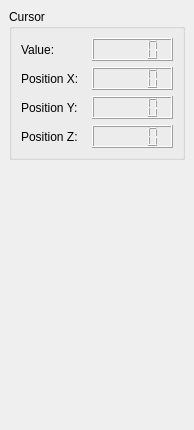
  <widget class="QDockWidget" name="dockWidget_Information" >
   <property name="geometry" >
    <rect>
     <x>1009</x>
     <y>528</y>
     <width>194</width>
     <height>430</height>
    </rect>
   </property>
   <property name="minimumSize" >
    <size>
     <width>0</width>
     <height>0</height>
    </size>
   </property>
   <property name="windowTitle" >
    <string>Information</string>
   </property>
   <attribute name="dockWidgetArea" >
    <number>2</number>
   </attribute>
   <widget class="QWidget" name="dockWidgetContents_8" >
    <property name="geometry" >
     <rect>
      <x>0</x>
      <y>22</y>
      <width>194</width>
      <height>408</height>
     </rect>
    </property>
    <layout class="QVBoxLayout" name="verticalLayout_2" >
     <property name="spacing" >
      <number>6</number>
     </property>
     <property name="margin" >
      <number>9</number>
     </property>
     <item>
      <widget class="QGroupBox" name="groupBox_3" >
       <property name="minimumSize" >
        <size>
         <width>0</width>
         <height>0</height>
        </size>
       </property>
       <property name="sizeIncrement" >
        <size>
         <width>0</width>
         <height>0</height>
        </size>
       </property>
       <property name="font" >
        <font>
         <stylestrategy>PreferDefault</stylestrategy>
         <kerning>true</kerning>
        </font>
       </property>
       <property name="autoFillBackground" >
        <bool>false</bool>
       </property>
       <property name="title" >
        <string>Cursor</string>
       </property>
       <property name="flat" >
        <bool>false</bool>
       </property>
       <property name="checkable" >
        <bool>false</bool>
       </property>
       <property name="checked" >
        <bool>false</bool>
       </property>
       <layout class="QGridLayout" name="gridLayout" >
        <property name="margin" >
         <number>9</number>
        </property>
        <property name="spacing" >
         <number>6</number>
        </property>
        <item row="0" column="0" >
         <widget class="QLabel" name="label_3" >
          <property name="maximumSize" >
           <size>
            <width>70</width>
            <height>16777215</height>
           </size>
          </property>
          <property name="text" >
           <string>Value:</string>
          </property>
         </widget>
        </item>
        <item row="0" column="1" >
         <widget class="QLCDNumber" name="lcdNumber" >
          <property name="minimumSize" >
           <size>
            <width>81</width>
            <height>23</height>
           </size>
          </property>
          <property name="segmentStyle" >
           <enum>QLCDNumber::Filled</enum>
          </property>
         </widget>
        </item>
        <item row="1" column="0" >
         <widget class="QLabel" name="label_4" >
          <property name="maximumSize" >
           <size>
            <width>70</width>
            <height>16777215</height>
           </size>
          </property>
          <property name="text" >
           <string>Position X:</string>
          </property>
         </widget>
        </item>
        <item row="1" column="1" >
         <widget class="QLCDNumber" name="lcdNumber_2" >
          <property name="minimumSize" >
           <size>
            <width>81</width>
            <height>23</height>
           </size>
          </property>
          <property name="segmentStyle" >
           <enum>QLCDNumber::Filled</enum>
          </property>
         </widget>
        </item>
        <item row="2" column="0" >
         <widget class="QLabel" name="label_6" >
          <property name="maximumSize" >
           <size>
            <width>70</width>
            <height>16777215</height>
           </size>
          </property>
          <property name="text" >
           <string>Position Y:</string>
          </property>
         </widget>
        </item>
        <item row="2" column="1" >
         <widget class="QLCDNumber" name="lcdNumber_3" >
          <property name="minimumSize" >
           <size>
            <width>81</width>
            <height>23</height>
           </size>
          </property>
          <property name="segmentStyle" >
           <enum>QLCDNumber::Filled</enum>
          </property>
         </widget>
        </item>
        <item row="3" column="0" >
         <widget class="QLabel" name="label_5" >
          <property name="maximumSize" >
           <size>
            <width>70</width>
            <height>16777215</height>
           </size>
          </property>
          <property name="text" >
           <string>Position Z:</string>
          </property>
         </widget>
        </item>
        <item row="3" column="1" >
         <widget class="QLCDNumber" name="lcdNumber_4" >
          <property name="minimumSize" >
           <size>
            <width>81</width>
            <height>23</height>
           </size>
          </property>
          <property name="segmentStyle" >
           <enum>QLCDNumber::Filled</enum>
          </property>
         </widget>
        </item>
       </layout>
      </widget>
     </item>
     <item>
      <spacer name="verticalSpacer_2" >
       <property name="orientation" >
        <enum>Qt::Vertical</enum>
       </property>
       <property name="sizeHint" stdset="0" >
        <size>
         <width>20</width>
         <height>146</height>
        </size>
       </property>
      </spacer>
     </item>
    </layout>
   </widget>
  </widget>
